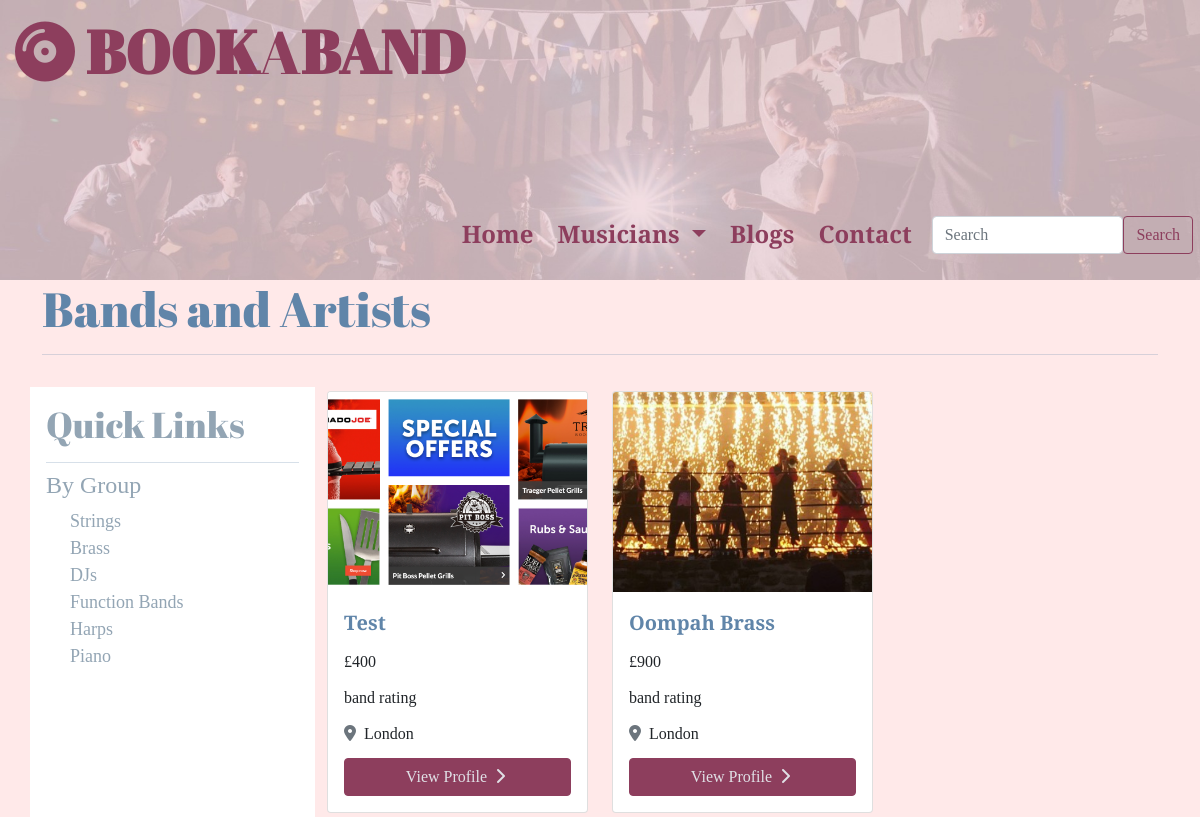
Page /bands/ on the earlier database version.
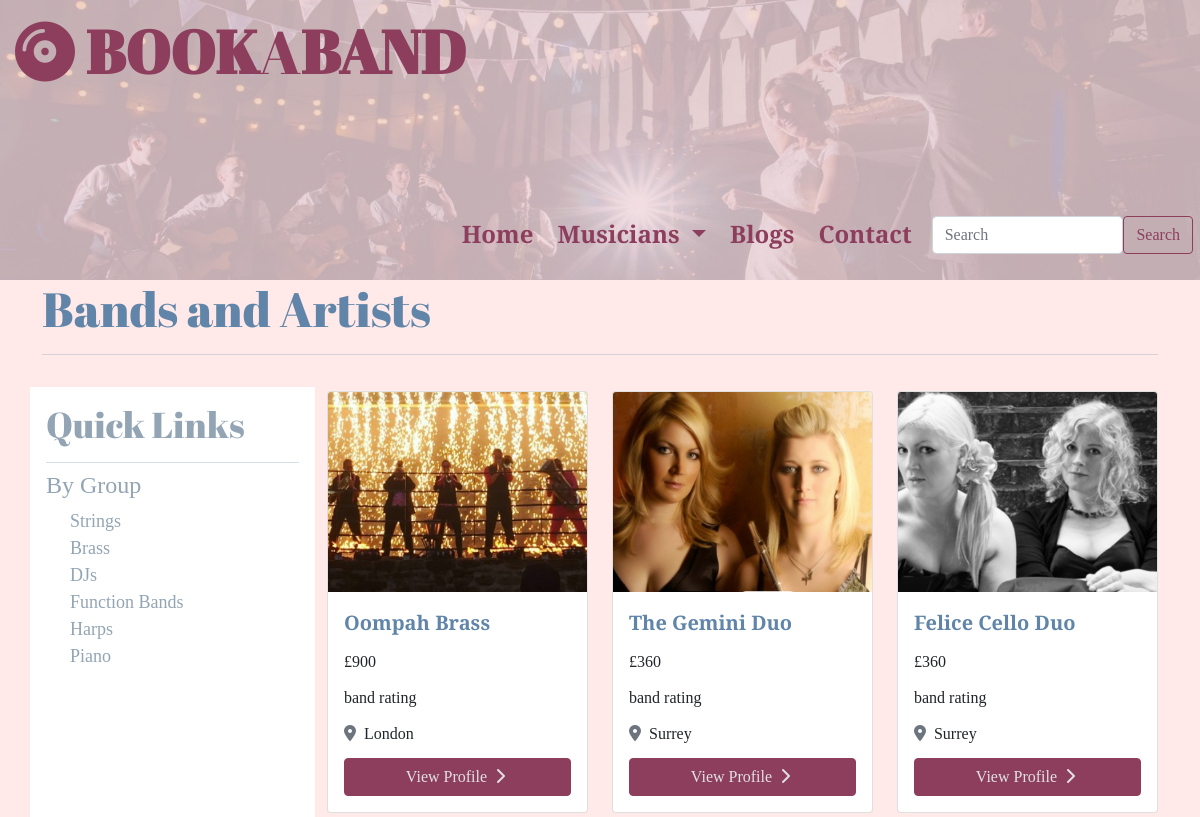
Same page on the later database version.
### bands/models.py (models this page shows, shortened)
class Band(models.Model):
    category = models.ForeignKey(
        'Category', null=True, blank=True, on_delete=models.SET_NULL)
    name = models.CharField(max_length=24)
    price = models.IntegerField()
    rating = models.DecimalField(max_digits=2, decimal_places=1)
    location = models.CharField(max_length=18)
    image_one = models.ImageField(null=True, blank=True)
    image_two = models.ImageField(null=True, blank=True)
    image_three = models.ImageField(null=True, blank=True)
    image_four = models.ImageField(null=True, blank=True)
    biography = models.TextField()

### bands/views.py (the view)
# urls.py: path('', views.all_bands, name='all_bands'),
def all_bands(request):
    bands = Band.objects.all()
    return render(request, 'bands/bands.html', {'bands': bands})

### bands/templates/bands/bands.html
{% extends "base.html" %}
{% load static %}
{% block extra_css %}
<link rel="stylesheet" href="{% static 'bands/css/bands.css' %}">
  {% endblock %}
{% block page_header %}
<h2 class="text-d-blue">Bands and Artists</h2>
<hr>
{% endblock %}
{% block content %}
<div class="row">
    <div class="col-12 col-xl-3 sidebar p-3">
        <h3>Quick Links</h3>
        <hr class="mb-2">
        <h4>By Group</h4>
        <ul class="mt-2 ms-4 list-unstyled sidebar-links">
            <li><a href="">Strings</a></li>
            <li><a href="">Brass</a></li>
            <li><a href="">DJs</a></li>
            <li><a href="">Function Bands</a></li>
            <li><a href="">Harps</a></li>
            <li><a href="">Piano</a></li>
        </ul>
    </div>
    <div class="col-12 col-xl-9">
        <div class="row">
            {% for band in bands %}
            <div class="col-6 col-md-4">
                <div class="card my-1">
                    {% if band.image_one %}
                    <img src="{{ band.image_one.url }}" class="card-img-top" alt="{{ band.name }}">
                    {% else %}
                    <img src="https://mikestaff.com/wp-content/uploads/2020/12/bride-and-groom-dancing-with-guest-at-wedding-reception.jpg" class="card-img-top" alt="Generic Wedding Photo">
                    {% endif %}
                    <div class="card-body">
                        <p class="card-title m-0 text-d-blue">{{ band.name }}</p>
                        <p class="card-text m-0">£{{ band.price }}</p>
                        <p class="card-text m-0">band rating</p>
                        <p class="card-text m-0"><i class="text-muted fas fa-map-marker-alt pe-1"></i> {{ band.location }}</p>
                        <a href="{% url 'band_profile' band.id %}" class="btn btn-primary">View Profile <i class="fas fa-chevron-right px-1"></i></a>
                    </div>
                </div>
            </div>
            {% endfor %}
        </div>
    </div>
</div>
{% endblock %}

### templates/base.html (shortened to what this page needs)
{% load static %}
<!doctype html>
<html lang="en">
<head>
  <link href="https://cdn.jsdelivr.net/npm/bootstrap@5.1.0/dist/css/bootstrap.min.css" rel="stylesheet"
>
  <link rel="stylesheet" href="{% static 'css/base.css' %}">
  {% block extra_css %}
  {% endblock %}
</head>
<body>
  <header>
    <div class="container-fluid nav-bar d-block d-lg-flex">
      <div class="logo">
        <a href="#">
          <h1><i class="fas fa-compact-disc"></i> <strong>BOOK</strong>A<strong>BAND</strong>
          </h1>
        </a>
      </div>
      <nav class="navbar-expand-lg navbar-light">
        <div class="collapse navbar-collapse" id="mobile-nav">
          <ul class="navbar-nav">
            <li class="nav-item">
              <a href="#">Home</a>
            </li>
            <li class="nav-item dropdown d-none d-lg-block">
              <a class="dropdown-toggle" href="#" id="navbarDropdown" role="button" data-bs-toggle="dropdown"
                aria-expanded="false">
                Musicians
              </a>
            </li>
            <li class="nav-item">
              <a href="#">Blogs</a>
            </li>
            <li class="nav-item">
              <a href="#">Contact</a>
            </li>
          </ul>
          <form class="d-flex mx-2">
            <input class="form-control" type="search" placeholder="Search" aria-label="Search">
            <button class="btn btn-secondary" type="submit">Search</button>
          </form>
        </div>
      </nav>
    </div>
  </header>
  <div class="container">
    <div class="page-header">
        {% block page_header %}
        {% endblock %}
    </div>
    {% block content %}
    {% endblock %}
  </div>
</body>
</html>

### static/css/base.css (style rules this page uses)
html { height: 100%; }
body { font-family: 'Playfair Display', serif; background: #ffe9e9; }
.text-d-blue { color: #6085A9; }
.btn-primary { color: #E0E0E6; background-color: #8d3e5d; border: 1px solid #8d3e5d; }
.btn-secondary { border-color: #8d3e5d; color: #8d3e5d; background-color: transparent; }
hr { color: #6085A9; border: 0; margin-bottom: 32px; }
h2 { font-family: 'Abril Fatface', cursive; font-size: 48px; }
h3 { font-family: 'Abril Fatface', cursive; font-size: 36px; }
.nav-bar { background: url('/media/navbar_img.jpg') no-repeat left center; background-size: cover; height: 280px; width: 100%; padding: 15px; }
.logo a { text-decoration: none; white-space: nowrap; }
.logo h1 { font-family: 'Abril Fatface', cursive; font-size: 60px; color: #8d3e5d; }
.nav-item { padding: 12px; font-size: 24px; }
.nav-item a, .nav-item a button { text-decoration: none; color: #8d3e5d; font-weight: 600; }
.navbar-light { color: black; }
nav { margin-top: auto; margin-left: auto; }
.navbar-collapse { margin-top: 12px; margin-right: -16px; margin-left: -16px; }
.card-body { display: flex; flex-direction: column; justify-content: space-between; height: 220px; }
.card-img-top { height: 200px; object-fit: cover; overflow: hidden; }
.card-title { font-size: 20px; font-weight: 600; overflow: hidden; }

### bands/static/bands/css/bands.css (style rules this page uses)
.sidebar { background-color: #fff; color: #93A5B4; }
.sidebar-links li a { color: #93A5B4; text-decoration: none; font-size: 18px; }

Differences in the rows shown:
removed Band: image_one (picture), name "Test", price "400", location "London"
added Band: image_one (picture), name "The Gemini Duo", price "360", location "Surrey"
added Band: image_one (picture), name "Felice Cello Duo", price "360", location "Surrey"
